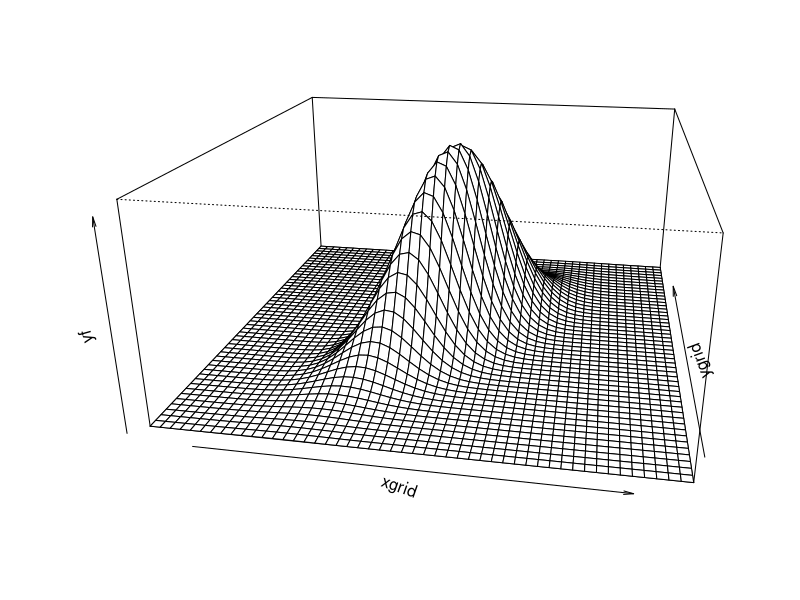

The R source for this figure: (Note: this script raises an error after producing the figure.)
setwd("./Downloads/")


######## Exercice 1 : Représentation de fonctions

### Question 1

a <- -5
b <- 5
ngrid <- 50
xgrid <- seq(a,b,length=ngrid)
ygrid <- xgrid
f=function(x,y){1/(2*pi)*exp(-0.5*(2*x^2-2*x*y+y^2))}
yf <- outer(xgrid,ygrid,f)
persp(xgrid,ygrid,yf,theta=10,phi=20,expand=0.45)

# ce code permet de donner une représentation en perspective d'une fonction
# il faut commencer par construire la grille 

### Question 2

g = function(t,x){
  return(t^(x-1)*exp(-t))
}

g(-1,1)

Gam = function(t){
  return(integrate(g, 0, +Inf, stop.on.error = TRUE ))
}

Gam(1)




